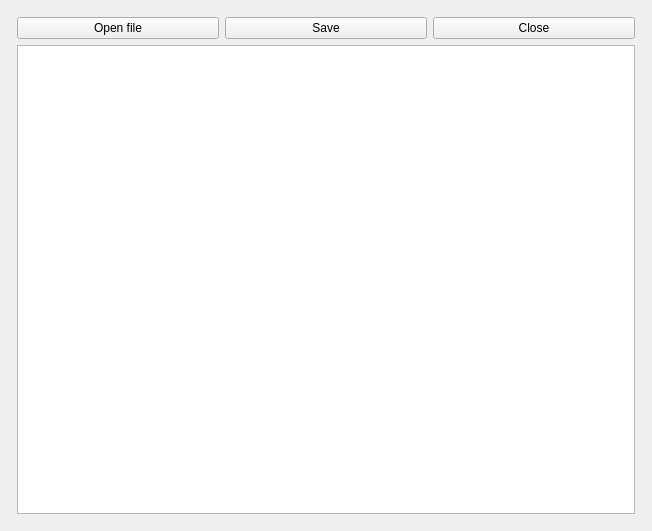
<?xml version="1.0" encoding="UTF-8"?>
<ui version="4.0">
 <class>notepad</class>
 <widget class="QMainWindow" name="notepad">
  <property name="geometry">
   <rect>
    <x>0</x>
    <y>0</y>
    <width>652</width>
    <height>531</height>
   </rect>
  </property>
  <property name="windowTitle">
   <string>MainWindow</string>
  </property>
  <widget class="QWidget" name="centralwidget">
   <property name="enabled">
    <bool>true</bool>
   </property>
   <property name="layoutDirection">
    <enum>Qt::LeftToRight</enum>
   </property>
   <layout class="QGridLayout" name="gridLayout_2">
    <item row="0" column="0">
     <layout class="QGridLayout" name="gridLayout">
      <property name="margin">
       <number>8</number>
      </property>
      <item row="0" column="2">
       <widget class="QPushButton" name="buttonClose">
        <property name="text">
         <string>Close</string>
        </property>
        <attribute name="buttonGroup">
         <string notr="true">buttonGroup</string>
        </attribute>
       </widget>
      </item>
      <item row="0" column="0">
       <widget class="QPushButton" name="buttonOpen">
        <property name="text">
         <string>Open file</string>
        </property>
        <attribute name="buttonGroup">
         <string notr="true">buttonGroup</string>
        </attribute>
       </widget>
      </item>
      <item row="2" column="0" colspan="3">
       <widget class="QTextEdit" name="editorWindow">
        <property name="sizePolicy">
         <sizepolicy hsizetype="Preferred" vsizetype="Preferred">
          <horstretch>0</horstretch>
          <verstretch>0</verstretch>
         </sizepolicy>
        </property>
       </widget>
      </item>
      <item row="0" column="1">
       <widget class="QPushButton" name="btnSave">
        <property name="text">
         <string>Save</string>
        </property>
       </widget>
      </item>
     </layout>
    </item>
   </layout>
  </widget>
  <widget class="QMenuBar" name="menubar">
   <property name="geometry">
    <rect>
     <x>0</x>
     <y>0</y>
     <width>652</width>
     <height>25</height>
    </rect>
   </property>
  </widget>
 </widget>
 <resources/>
 <connections>
  <connection>
   <sender>buttonClose</sender>
   <signal>clicked()</signal>
   <receiver>notepad</receiver>
   <slot>close()</slot>
   <hints>
    <hint type="sourcelabel">
     <x>416</x>
     <y>90</y>
    </hint>
    <hint type="destinationlabel">
     <x>312</x>
     <y>269</y>
    </hint>
   </hints>
  </connection>
 </connections>
 <slots>
  <slot>open()</slot>
 </slots>
 <buttongroups>
  <buttongroup name="buttonGroup"/>
 </buttongroups>
</ui>
